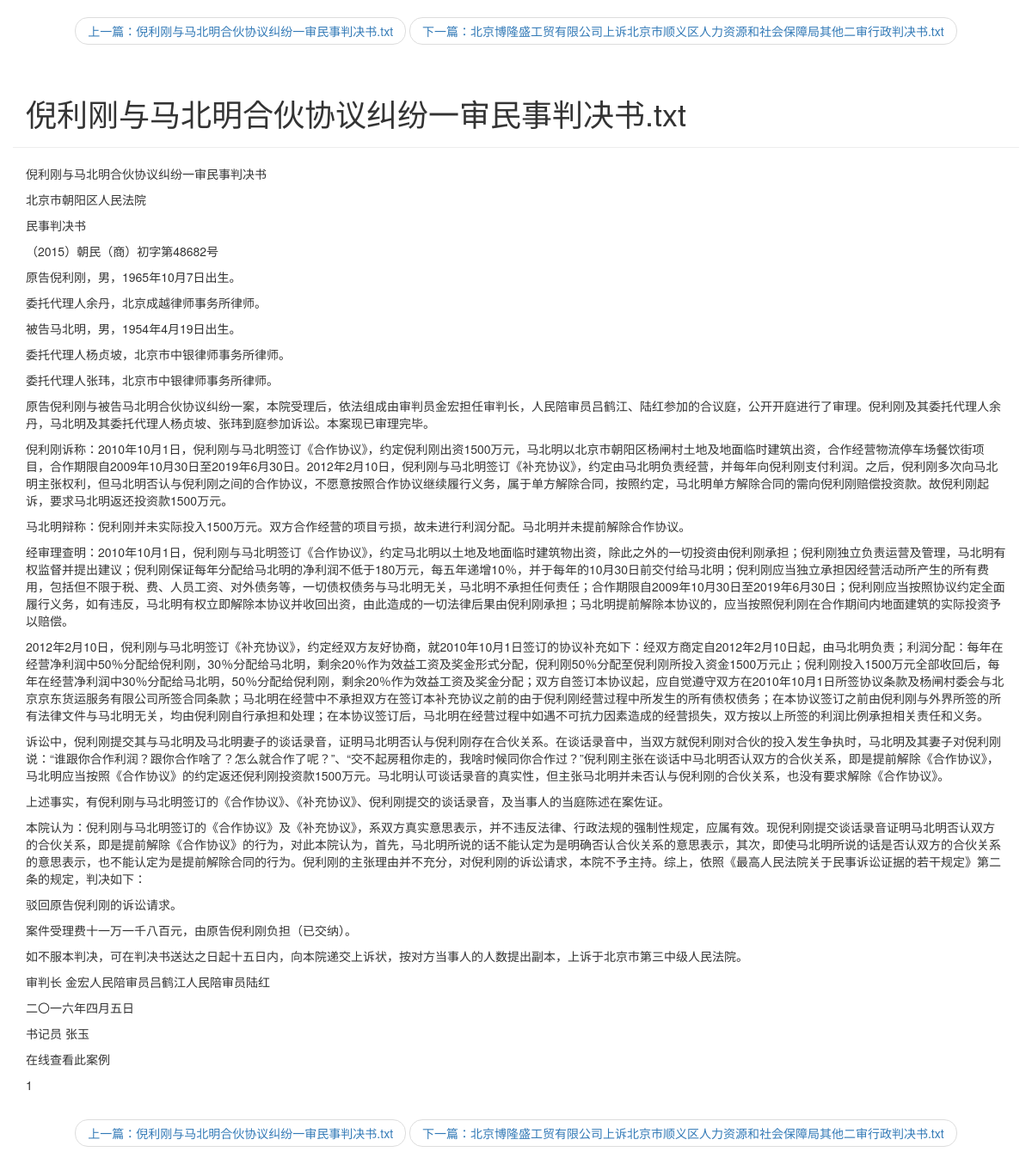
/legalfiles/detail/3, run on the app's committed database.
### legalfiles/models.py (models this page shows, shortened)
class Txt(models.Model):
    txt_id = models.AutoField(primary_key=True)
    title = models.TextField()
    content = models.TextField()

### legalfiles/views.py (the view)
# urls.py: path(r'detail/<int:txt_id>',  legalfiles.views.get_detail_page,name='get_detail_page'),
def get_detail_page(request, txt_id):
    all_txt = Txt.objects.all()
    curr_txt = None
    previous_index = 0
    next_index = 0
    previous_txt = None
    next_txt = None
    for index, txt in enumerate(all_txt):
        if index == 0:
            previous_index = 0
            next_index = index + 1
        elif index == len(all_txt) - 1:
            previous_index = index - 1
            next_index = index
        else:
            previous_index = index - 1
            next_index = index + 1
        if txt.txt_id == txt_id:
            curr_txt = txt
            previous_txt = all_txt[previous_index]
            next_txt = all_txt[next_index]
            break
    section_list = curr_txt.content.split('\n')
    return render(request, 'filesprocess/detail.html',
                  {
                      'curr_txt': curr_txt,
                      'section_list': section_list,
                      'previous_txt': previous_txt,
                      'next_txt': next_txt
                  }
                  )

### legalfiles/templates/filesprocess/detail.html (shortened to what this page needs)
<!DOCTYPE html>
<html lang="en">
<head>
    <link rel="stylesheet" href="https://cdn.jsdelivr.net/npm/bootstrap@3.3.7/dist/css/bootstrap.min.css"
>
</head>
<body>
<div>
    <nav aria-label="...">
        <ul class="pager">
            <li><a href="/legalfiles/detail/{{ previous_txt.txt_id }}">上一篇：{{ previous_txt.title }}</a></li>
            <li><a href="/legalfiles/detail/{{ next_txt.txt_id }}">下一篇：{{ next_txt.title }}</a></li>
        </ul>
    </nav>
</div>
<div class="container page-header">
    <h1>{{ curr_txt.title }}
    </h1>
</div>
<div class="container body-main">
    <div>
        {% for section in section_list %}
        <p>{{ section }}</p>
        {% endfor %}
    </div>
</div>
<div>
    <nav aria-label="...">
        <ul class="pager">
            <li><a href="/legalfiles/detail/{{ previous_txt.txt_id }}">上一篇：{{ previous_txt.title }}</a></li>
            <li><a href="/legalfiles/detail/{{ next_txt.txt_id }}">下一篇：{{ next_txt.title }}</a></li>
        </ul>
    </nav>
</div>
</body>
</html>

### data on the page
Txt: title "倪利刚与马北明合伙协议纠纷一审民事判决书.txt"
Txt: title "北京博隆盛工贸有限公司上诉北京市顺义区人力资源和社会保障局其他二审行政判决书.txt"

### other printed values
{{ section }} "倪利刚与马北明合伙协议纠纷一审民事判决书" "北京市朝阳区人民法院" "民事判决书" "（2015）朝民（商）初字第48682号" "原告倪利刚，男，1965年10月7日出生。" "委托代理人余丹，北京成越律师事务所律师。" "被告马北明，男，1954年4月19日出生。" "委托代理人杨贞坡，北京市中银律师事务所律师。" "委托代理人张玮，北京市中银律师事务所律师。" "原告倪利刚与被告马北明合伙协议纠纷一案，本院受理后，依法组成由审判员金宏担任审判长，人民陪审员吕鹤江、陆红参加的合议庭，公开开庭进行了审理。倪利刚及其委托代理人余丹，马北明及其委托代理人杨贞坡、张玮到庭参加诉讼。本案现已审理完毕。" "马北明辩称：倪利刚并未实际投入1500万元。双方合作经营的项目亏损，故未进行利润分配。马北明并未提前解除合作协议。" "上述事实，有倪利刚与马北明签订的《合作协议》、《补充协议》、倪利刚提交的谈话录音，及当事人的当庭陈述在案佐证。" "驳回原告倪利刚的诉讼请求。" "案件受理费十一万一千八百元，由原告倪利刚负担（已交纳）。" "如不服本判决，可在判决书送达之日起十五日内，向本院递交上诉状，按对方当事人的人数提出副本，上诉于北京市第三中级人民法院。" "审判长 金宏人民陪审员吕鹤江人民陪审员陆红" "二〇一六年四月五日" "书记员 张玉" "在线查看此案例" "1"
